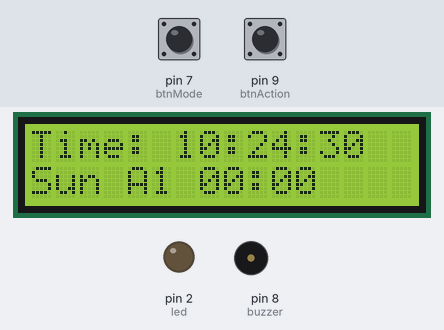
A sketch run on a simulated Arduino Uno, built with avr-gcc and run on an emulated ATmega328P. Parts: 16×2 character LCD, output pins drawn as LEDs (lit = HIGH), buzzer (waves = sounding, pin HIGH). The test bench sets the inputs (shaded band); at power-on: pin 7 (btnMode) HIGH, pin 9 (btnAction) HIGH. The local clock reads 2024-03-15 10:24:30 at power-on unless the sketch sets it.

Above: at 1.2 s.
1.3 s: pin 7 (btnMode) pulled LOW for 3.2 s
At 3.6 s:
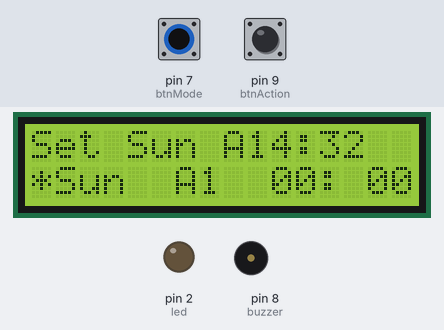
6.0 s: pin 9 (btnAction) pulled LOW for 3.2 s
At 6.66 s:
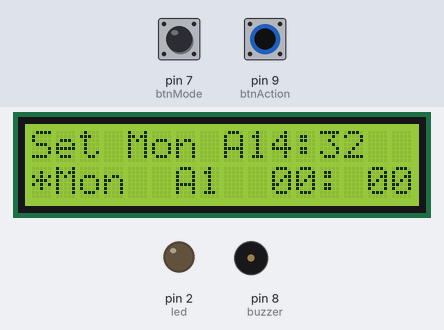
10.7 s: pin 7 (btnMode) pulled LOW for 0.25 s
At 11.3 s:
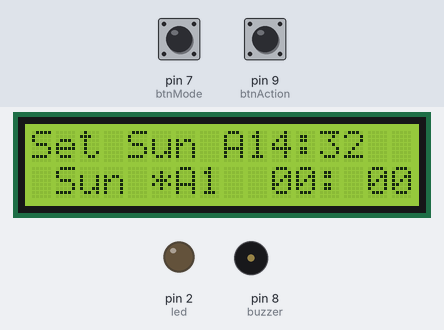
12.5 s: pin 7 (btnMode) pulled LOW for 1 s
At 14.7 s:
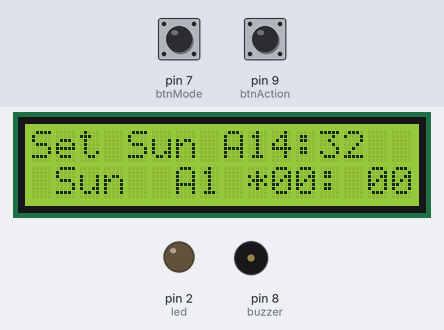
15.0 s: pin 9 (btnAction) pulled LOW for 0.25 s
At 16.0 s:
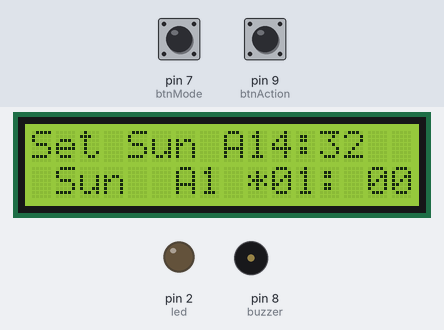
Timing chart, 0 to 17.8 s (numbered marks = the images above; inputs shaded):
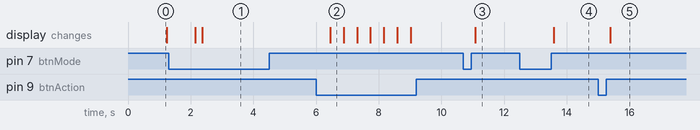

The sketch:

SmartMed.ino
```cpp
#include <Wire.h>
#include <LiquidCrystal_I2C.h>
#include "RTClib.h"

LiquidCrystal_I2C lcd(0x27, 16, 2);
RTC_DS3231 rtc;

#define DAYS 7
#define ALARMS_PER_DAY 3

//pins
int buzzer = 8; //D8
int led = 2;
int btnMode = 7; //D7
int btnAction = 9; //D9

//data
int med_hour[DAYS][ALARMS_PER_DAY] = {0};
int med_min[DAYS][ALARMS_PER_DAY] = {0};

const char* days[7] = {"Sun","Mon","Tue","Wed","Thu","Fri","Sat"};

// states
bool alarmActive = false;
bool alarmTriggered[DAYS][ALARMS_PER_DAY] = {false};
bool settingMode = false;

// Nav
int currentDay = 0;
int currentAlarm = 0;
int settingField = 0;

// Button
unsigned long pressStart = 0;
bool longPressHandled = false;

void setup() {
  lcd.init();
  lcd.backlight();

  pinMode(buzzer, OUTPUT);
  pinMode(led, OUTPUT);
  pinMode(btnMode, INPUT_PULLUP);
  pinMode(btnAction, INPUT_PULLUP);

  rtc.begin();
}

void loop() {
  DateTime now = rtc.now();

  handleButtons();
  handleAlarm(now);
  display(now);

  delay(200);
}

//Buttons
void handleButtons() {
  if (digitalRead(btnMode) == LOW) {
    if (pressStart == 0) pressStart = millis();

    if (millis() - pressStart > 800 && !longPressHandled) {
      longPressHandled = true;
      settingMode = !settingMode;
    }
  } else {
    if (pressStart != 0 && !longPressHandled) {
      if (settingMode) {
        settingField = (settingField + 1) % 4;
      }
    }
    pressStart = 0;
    longPressHandled = false;
  }

  if (digitalRead(btnAction) == LOW) {
    if (settingMode) {
      if (settingField == 0)
        currentDay = (currentDay + 1) % 7;

      else if (settingField == 1)
        currentAlarm = (currentAlarm + 1) % ALARMS_PER_DAY;

      else if (settingField == 2)
        med_hour[currentDay][currentAlarm] =
          (med_hour[currentDay][currentAlarm] + 1) % 24;

      else if (settingField == 3)
        med_min[currentDay][currentAlarm] =
          (med_min[currentDay][currentAlarm] + 5) % 60;

      delay(200);
    }
    else if (alarmActive) {
      alarmActive = false;
      digitalWrite(buzzer, LOW);
      digitalWrite(led, LOW);

      lcd.setCursor(0,1);
      lcd.print("                ");
      delay(300);
    }
  }
}

// Alarm
void handleAlarm(DateTime now) {
  int today = now.dayOfTheWeek();

  for (int a = 0; a < ALARMS_PER_DAY; a++) {
    if (!settingMode) {
      if (now.hour() == med_hour[today][a] &&
          now.minute() == med_min[today][a] &&
          !alarmTriggered[today][a]) {

        alarmActive = true;
        alarmTriggered[today][a] = true;
      }

      if (now.minute() != med_min[today][a]) {
        alarmTriggered[today][a] = false;
      }
    }
  }

  if (alarmActive) {
    digitalWrite(buzzer, HIGH);
    digitalWrite(led, HIGH);
  }
}

// Display
void display(DateTime now) {
  lcd.setCursor(0,0);

  if (!settingMode) {
    lcd.print("Time: ");
    print2(now.hour());
    lcd.print(":");
    print2(now.minute());
    lcd.print(":");
    print2(now.second());

    lcd.setCursor(0,1);

    if (alarmActive) {
      lcd.print("TAKE MEDICINE!");
    } else {
      lcd.print(days[currentDay]);
      lcd.print(" A");
      lcd.print(currentAlarm+1);
      lcd.print(" ");

      print2(med_hour[currentDay][currentAlarm]);
      lcd.print(":");
      print2(med_min[currentDay][currentAlarm]);
    }
  }
  else {
    lcd.print("Set ");
    lcd.print(days[currentDay]);
    lcd.print(" A");
    lcd.print(currentAlarm+1);

    lcd.setCursor(0,1);

    if (settingField == 0) lcd.print("*");
    else lcd.print(" ");

    lcd.print(days[currentDay]);
    lcd.print(" ");

    if (settingField == 1) lcd.print("*");
    else lcd.print(" ");

    lcd.print("A");
    lcd.print(currentAlarm+1);

    lcd.print(" ");

    if (settingField == 2) lcd.print("*");
    else lcd.print(" ");

    print2(med_hour[currentDay][currentAlarm]);
    lcd.print(":");

    if (settingField == 3) lcd.print("*");
    else lcd.print(" ");

    print2(med_min[currentDay][currentAlarm]);
  }
}

//Helper
void print2(int val) {
  if (val < 10) lcd.print("0");
  lcd.print(val);
}
```

Measured:
- after the input at 1.3 s, the display: first differs from a run without the input after 1.1 s (image 1)
- after the input at 6.0 s, the display: changes after 0.45 s (image 2)
- after the input at 10.7 s, the display: changes after 0.37 s (image 3)
- after the input at 12.5 s, the display: changes after 1.1 s (image 4)
- after the input at 15.0 s, the display: changes after 0.38 s (image 5)
- what the display in image 2 shows lasts 0.4 s, from 6.5 s to 6.9 s
